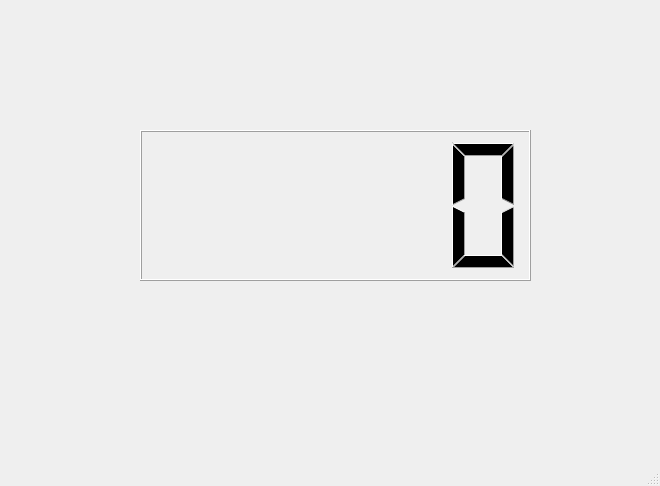
<?xml version="1.0" encoding="UTF-8"?>
<ui version="4.0">
 <class>MainWindow</class>
 <widget class="QMainWindow" name="MainWindow">
  <property name="geometry">
   <rect>
    <x>0</x>
    <y>0</y>
    <width>660</width>
    <height>486</height>
   </rect>
  </property>
  <property name="windowTitle">
   <string>MainWindow</string>
  </property>
  <widget class="QWidget" name="centralwidget">
   <widget class="QLabel" name="label">
    <property name="geometry">
     <rect>
      <x>0</x>
      <y>0</y>
      <width>131</width>
      <height>81</height>
     </rect>
    </property>
    <property name="text">
     <string/>
    </property>
    <property name="pixmap">
     <pixmap>:/Logos/logo uat.jpg</pixmap>
    </property>
    <property name="scaledContents">
     <bool>true</bool>
    </property>
   </widget>
   <widget class="QLabel" name="label_2">
    <property name="geometry">
     <rect>
      <x>460</x>
      <y>0</y>
      <width>191</width>
      <height>91</height>
     </rect>
    </property>
    <property name="styleSheet">
     <string notr="true">border-image: url(:/variados/uat-logo.jpg);</string>
    </property>
    <property name="text">
     <string/>
    </property>
    <property name="pixmap">
     <pixmap resource="../recursos.qrc">:/meme/Imagen/uat-logo.jpg</pixmap>
    </property>
    <property name="scaledContents">
     <bool>true</bool>
    </property>
   </widget>
   <widget class="QLabel" name="label_3">
    <property name="geometry">
     <rect>
      <x>0</x>
      <y>0</y>
      <width>161</width>
      <height>81</height>
     </rect>
    </property>
    <property name="styleSheet">
     <string notr="true">border-image: url(:/meme/fians.jpg);</string>
    </property>
    <property name="text">
     <string/>
    </property>
    <property name="pixmap">
     <pixmap resource="../recursos.qrc">:/meme/Imagen/fians.jpg</pixmap>
    </property>
    <property name="scaledContents">
     <bool>true</bool>
    </property>
   </widget>
   <widget class="QLabel" name="label_5">
    <property name="geometry">
     <rect>
      <x>520</x>
      <y>360</y>
      <width>121</width>
      <height>71</height>
     </rect>
    </property>
    <property name="text">
     <string/>
    </property>
    <property name="pixmap">
     <pixmap resource="../recursos.qrc">:/meme/Imagen/logo_equipo.jpg</pixmap>
    </property>
    <property name="scaledContents">
     <bool>true</bool>
    </property>
   </widget>
   <widget class="QLCDNumber" name="lcdNumber">
    <property name="geometry">
     <rect>
      <x>140</x>
      <y>130</y>
      <width>391</width>
      <height>151</height>
     </rect>
    </property>
   </widget>
  </widget>
  <widget class="QMenuBar" name="menubar">
   <property name="geometry">
    <rect>
     <x>0</x>
     <y>0</y>
     <width>660</width>
     <height>21</height>
    </rect>
   </property>
  </widget>
  <widget class="QStatusBar" name="statusbar"/>
 </widget>
 <resources>
  <include location="../recursos.qrc"/>
  <include location="../../../../Downloads/PIP_2024_1-main/Imagenes/recursos.qrc"/>
  <include location="../Imagenes/recursos.qrc"/>
 </resources>
 <connections/>
</ui>
